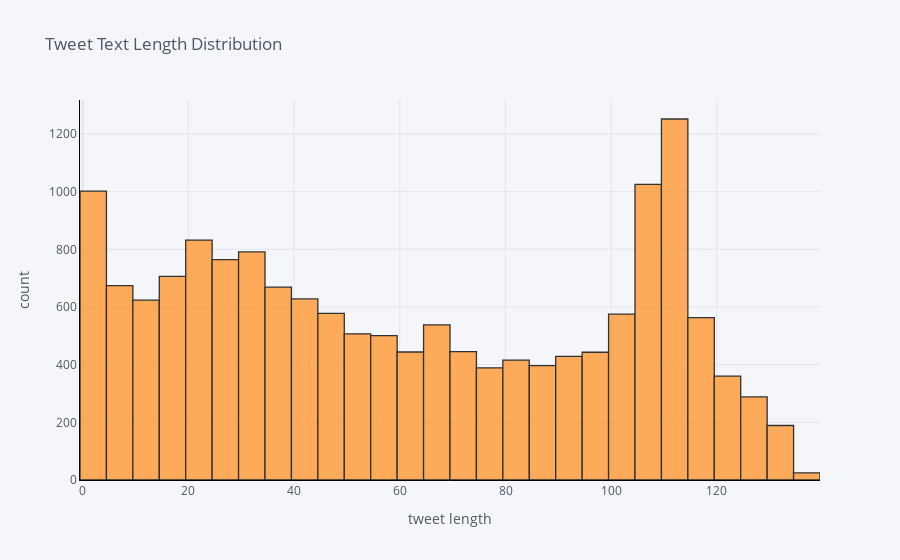
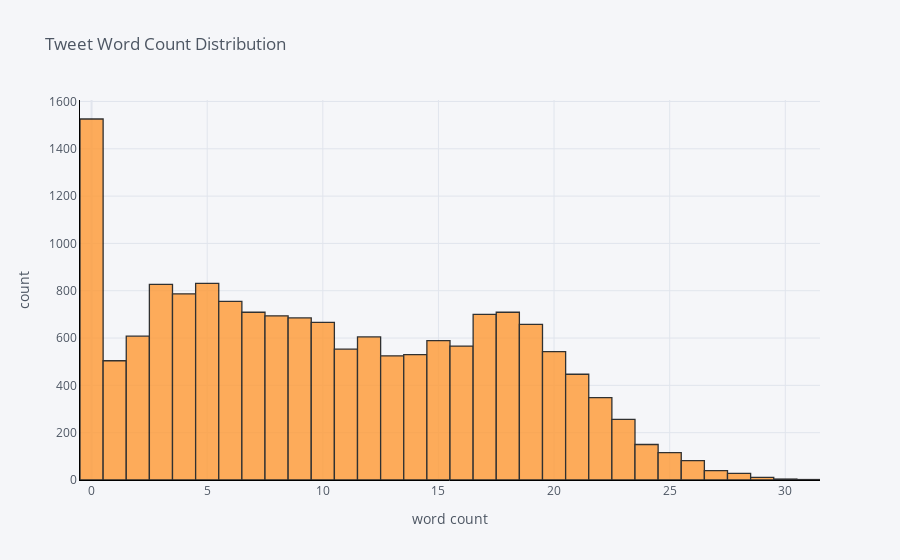

Here is the notebook cell these charts were saved with, in order:
### Markdown cell above
## Data Visualization

### Code cell
cf.go_offline()
cf.set_config_file(offline=False, world_readable=True)

tweets_final_df.Tweet_Length.iplot(
    kind='hist',
    bins=50,
    xTitle='tweet length',
    linecolor='black',
    yTitle='count',
    title='Tweet Text Length Distribution')
tweets_final_df.Word_Count.iplot(
    kind='hist',
    bins=50,
    xTitle='word count',
    linecolor='black',
    yTitle='count',
    title=' Tweet Word Count Distribution')

### Figure 1 — Plotly figure (JSON) as saved in the notebook; plotly's stock layout.template omitted (floating-point values rounded to 4 significant figures; data arrays with more than 128 entries replaced by an {"elided": "..."} marker saying what was removed)
{"data": [{"histfunc": "count", "histnorm": "", "marker": {"color": "rgba(255, 153, 51, 1.0)", "line": {"color": "#000000", "width": 1.3}}, "name": "Tweet_Length", "nbinsx": 50, "opacity": 0.8, "orientation": "v", "type": "histogram", "x": {"elided": "16054 int values"}}], "layout": {"barmode": "overlay", "legend": {"bgcolor": "#F5F6F9", "font": {"color": "#4D5663"}}, "paper_bgcolor": "#F5F6F9", "plot_bgcolor": "#F5F6F9", "title": {"font": {"color": "#4D5663"}, "text": "Tweet Text Length Distribution"}, "xaxis": {"gridcolor": "#E1E5ED", "linecolor": "black", "showgrid": true, "tickfont": {"color": "#4D5663"}, "title": {"font": {"color": "#4D5663"}, "text": "tweet length"}, "zerolinecolor": "#E1E5ED"}, "yaxis": {"gridcolor": "#E1E5ED", "linecolor": "black", "showgrid": true, "tickfont": {"color": "#4D5663"}, "title": {"font": {"color": "#4D5663"}, "text": "count"}, "zerolinecolor": "#E1E5ED"}}}

### Figure 2 — Plotly figure (JSON) as saved in the notebook; plotly's stock layout.template omitted (floating-point values rounded to 4 significant figures; data arrays with more than 128 entries replaced by an {"elided": "..."} marker saying what was removed)
{"data": [{"histfunc": "count", "histnorm": "", "marker": {"color": "rgba(255, 153, 51, 1.0)", "line": {"color": "#000000", "width": 1.3}}, "name": "Word_Count", "nbinsx": 50, "opacity": 0.8, "orientation": "v", "type": "histogram", "x": {"elided": "16054 int values"}}], "layout": {"barmode": "overlay", "legend": {"bgcolor": "#F5F6F9", "font": {"color": "#4D5663"}}, "paper_bgcolor": "#F5F6F9", "plot_bgcolor": "#F5F6F9", "title": {"font": {"color": "#4D5663"}, "text": " Tweet Word Count Distribution"}, "xaxis": {"gridcolor": "#E1E5ED", "linecolor": "black", "showgrid": true, "tickfont": {"color": "#4D5663"}, "title": {"font": {"color": "#4D5663"}, "text": "word count"}, "zerolinecolor": "#E1E5ED"}, "yaxis": {"gridcolor": "#E1E5ED", "linecolor": "black", "showgrid": true, "tickfont": {"color": "#4D5663"}, "title": {"font": {"color": "#4D5663"}, "text": "count"}, "zerolinecolor": "#E1E5ED"}}}
